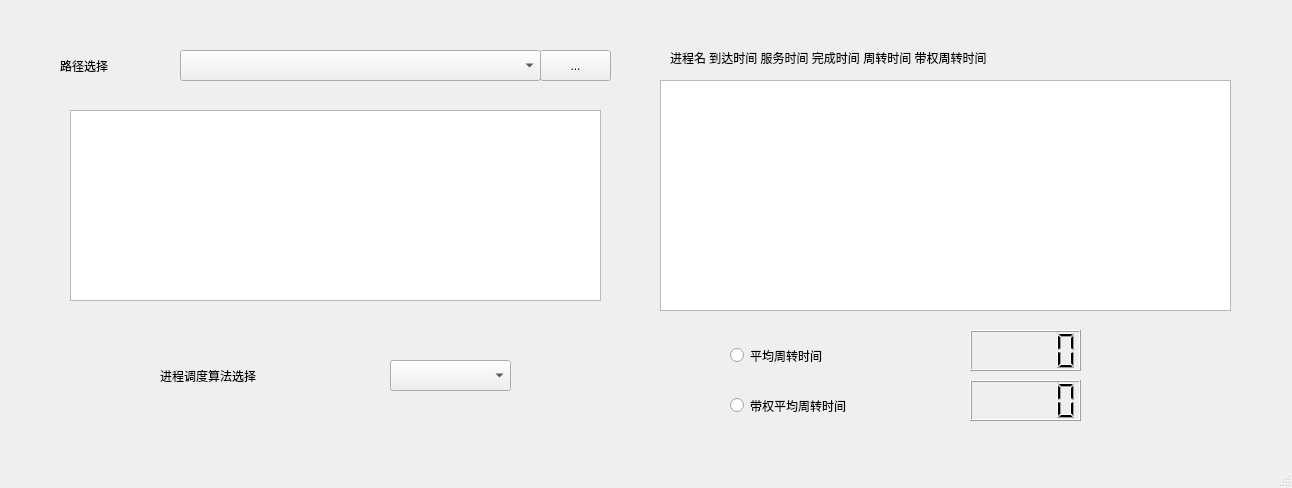
<?xml version="1.0" encoding="UTF-8"?>
<ui version="4.0">
 <class>MainWindow</class>
 <widget class="QMainWindow" name="MainWindow">
  <property name="geometry">
   <rect>
    <x>0</x>
    <y>0</y>
    <width>1292</width>
    <height>488</height>
   </rect>
  </property>
  <property name="windowTitle">
   <string>MainWindow</string>
  </property>
  <widget class="QWidget" name="centralwidget">
   <widget class="QLCDNumber" name="lcdNumber_2">
    <property name="geometry">
     <rect>
      <x>970</x>
      <y>380</y>
      <width>111</width>
      <height>41</height>
     </rect>
    </property>
   </widget>
   <widget class="QRadioButton" name="radioButton">
    <property name="geometry">
     <rect>
      <x>730</x>
      <y>340</y>
      <width>211</width>
      <height>31</height>
     </rect>
    </property>
    <property name="text">
     <string>平均周转时间</string>
    </property>
   </widget>
   <widget class="QLabel" name="label_3">
    <property name="geometry">
     <rect>
      <x>670</x>
      <y>50</y>
      <width>551</width>
      <height>16</height>
     </rect>
    </property>
    <property name="text">
     <string>进程名 到达时间 服务时间 完成时间 周转时间 带权周转时间</string>
    </property>
   </widget>
   <widget class="QComboBox" name="comboBox">
    <property name="geometry">
     <rect>
      <x>390</x>
      <y>360</y>
      <width>121</width>
      <height>31</height>
     </rect>
    </property>
    <item>
     <property name="text">
      <string/>
     </property>
    </item>
    <item>
     <property name="text">
      <string>FCFS</string>
     </property>
    </item>
    <item>
     <property name="text">
      <string>SJF</string>
     </property>
    </item>
    <item>
     <property name="text">
      <string>HRN</string>
     </property>
    </item>
    <item>
     <property name="text">
      <string>RR(q = 1)</string>
     </property>
    </item>
    <item>
     <property name="text">
      <string>RR(q = 4)</string>
     </property>
    </item>
   </widget>
   <widget class="QRadioButton" name="radioButton_2">
    <property name="geometry">
     <rect>
      <x>730</x>
      <y>390</y>
      <width>231</width>
      <height>31</height>
     </rect>
    </property>
    <property name="text">
     <string>带权平均周转时间</string>
    </property>
   </widget>
   <widget class="QLCDNumber" name="lcdNumber">
    <property name="geometry">
     <rect>
      <x>970</x>
      <y>330</y>
      <width>111</width>
      <height>41</height>
     </rect>
    </property>
   </widget>
   <widget class="QLabel" name="label_2">
    <property name="geometry">
     <rect>
      <x>60</x>
      <y>50</y>
      <width>281</width>
      <height>31</height>
     </rect>
    </property>
    <property name="font">
     <font>
      <family>新宋体</family>
     </font>
    </property>
    <property name="text">
     <string>路径选择</string>
    </property>
   </widget>
   <widget class="QTextBrowser" name="textBrowser">
    <property name="geometry">
     <rect>
      <x>70</x>
      <y>110</y>
      <width>531</width>
      <height>191</height>
     </rect>
    </property>
    <property name="html">
     <string>&lt;!DOCTYPE HTML PUBLIC &quot;-//W3C//DTD HTML 4.0//EN&quot; &quot;http://www.w3.org/TR/REC-html40/strict.dtd&quot;&gt;
&lt;html&gt;&lt;head&gt;&lt;meta name=&quot;qrichtext&quot; content=&quot;1&quot; /&gt;&lt;style type=&quot;text/css&quot;&gt;
p, li { white-space: pre-wrap; }
&lt;/style&gt;&lt;/head&gt;&lt;body style=&quot; font-family:'SimSun'; font-size:9pt; font-weight:400; font-style:normal;&quot;&gt;
&lt;p align=&quot;center&quot; style=&quot;-qt-paragraph-type:empty; margin-top:0px; margin-bottom:0px; margin-left:0px; margin-right:0px; -qt-block-indent:0; text-indent:0px; font-family:'SimSun';&quot;&gt;&lt;br /&gt;&lt;/p&gt;&lt;/body&gt;&lt;/html&gt;</string>
    </property>
   </widget>
   <widget class="QTextBrowser" name="textBrowser_2">
    <property name="geometry">
     <rect>
      <x>660</x>
      <y>80</y>
      <width>571</width>
      <height>231</height>
     </rect>
    </property>
    <property name="html">
     <string>&lt;!DOCTYPE HTML PUBLIC &quot;-//W3C//DTD HTML 4.0//EN&quot; &quot;http://www.w3.org/TR/REC-html40/strict.dtd&quot;&gt;
&lt;html&gt;&lt;head&gt;&lt;meta name=&quot;qrichtext&quot; content=&quot;1&quot; /&gt;&lt;style type=&quot;text/css&quot;&gt;
p, li { white-space: pre-wrap; }
&lt;/style&gt;&lt;/head&gt;&lt;body style=&quot; font-family:'SimSun'; font-size:9pt; font-weight:400; font-style:normal;&quot;&gt;
&lt;p align=&quot;center&quot; style=&quot;-qt-paragraph-type:empty; margin-top:0px; margin-bottom:0px; margin-left:0px; margin-right:0px; -qt-block-indent:0; text-indent:0px; font-family:'SimSun';&quot;&gt;&lt;br /&gt;&lt;/p&gt;&lt;/body&gt;&lt;/html&gt;</string>
    </property>
   </widget>
   <widget class="QToolButton" name="toolButton">
    <property name="geometry">
     <rect>
      <x>540</x>
      <y>50</y>
      <width>71</width>
      <height>31</height>
     </rect>
    </property>
    <property name="text">
     <string>...</string>
    </property>
   </widget>
   <widget class="QLabel" name="label">
    <property name="geometry">
     <rect>
      <x>160</x>
      <y>360</y>
      <width>281</width>
      <height>31</height>
     </rect>
    </property>
    <property name="text">
     <string>进程调度算法选择</string>
    </property>
   </widget>
   <widget class="QComboBox" name="cbo_path">
    <property name="geometry">
     <rect>
      <x>180</x>
      <y>50</y>
      <width>361</width>
      <height>31</height>
     </rect>
    </property>
   </widget>
  </widget>
  <widget class="QMenuBar" name="menubar">
   <property name="geometry">
    <rect>
     <x>0</x>
     <y>0</y>
     <width>1292</width>
     <height>26</height>
    </rect>
   </property>
  </widget>
  <widget class="QStatusBar" name="statusbar"/>
 </widget>
 <resources/>
 <connections/>
</ui>
